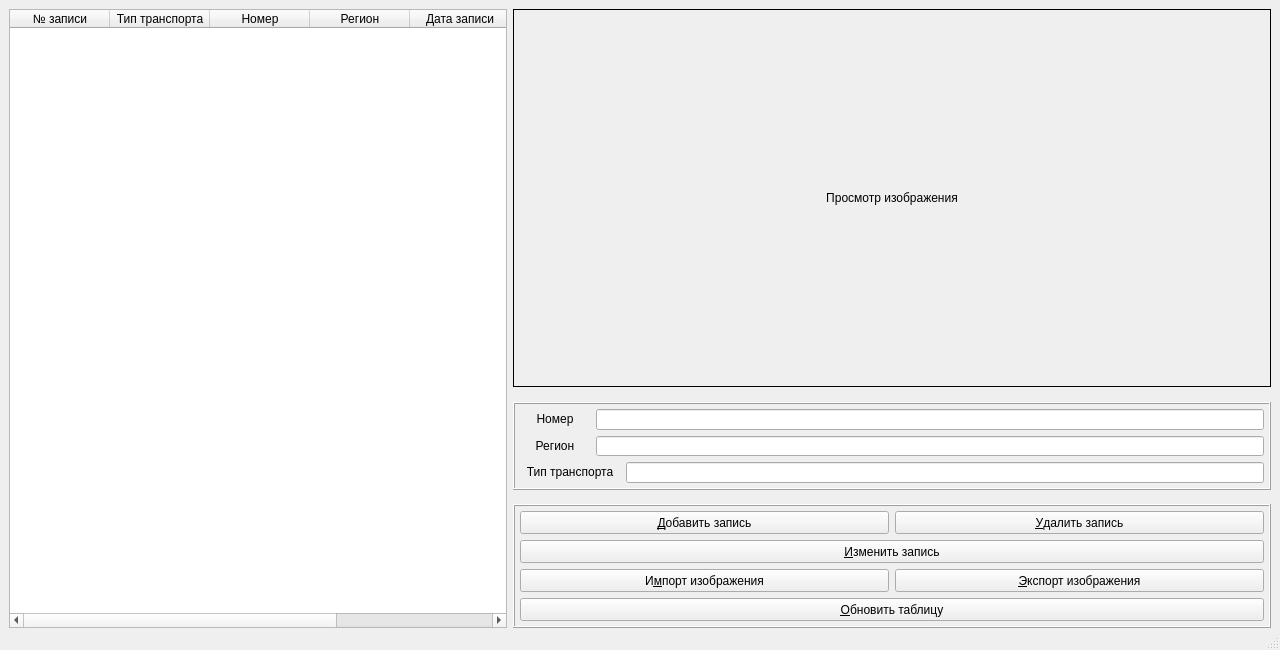
<?xml version="1.0" encoding="UTF-8"?>
<ui version="4.0">
 <class>MainWindow</class>
 <widget class="QMainWindow" name="MainWindow">
  <property name="geometry">
   <rect>
    <x>0</x>
    <y>0</y>
    <width>1280</width>
    <height>650</height>
   </rect>
  </property>
  <property name="windowTitle">
   <string>MainWindow</string>
  </property>
  <property name="layoutDirection">
   <enum>Qt::LeftToRight</enum>
  </property>
  <property name="styleSheet">
   <string notr="true"/>
  </property>
  <widget class="QWidget" name="centralwidget">
   <property name="styleSheet">
    <string notr="true"/>
   </property>
   <layout class="QGridLayout" name="gridLayout_6">
    <property name="bottomMargin">
     <number>0</number>
    </property>
    <item row="0" column="0" rowspan="2" colspan="2">
     <layout class="QHBoxLayout" name="horizontalLayout_4">
      <item>
       <widget class="QTableWidget" name="tableWidget">
        <property name="enabled">
         <bool>true</bool>
        </property>
        <property name="minimumSize">
         <size>
          <width>498</width>
          <height>439</height>
         </size>
        </property>
        <property name="maximumSize">
         <size>
          <width>498</width>
          <height>16777215</height>
         </size>
        </property>
        <property name="layoutDirection">
         <enum>Qt::LeftToRight</enum>
        </property>
        <property name="frameShape">
         <enum>QFrame::StyledPanel</enum>
        </property>
        <property name="frameShadow">
         <enum>QFrame::Sunken</enum>
        </property>
        <property name="sizeAdjustPolicy">
         <enum>QAbstractScrollArea::AdjustIgnored</enum>
        </property>
        <property name="autoScroll">
         <bool>false</bool>
        </property>
        <property name="editTriggers">
         <set>QAbstractItemView::AnyKeyPressed|QAbstractItemView::EditKeyPressed</set>
        </property>
        <property name="selectionMode">
         <enum>QAbstractItemView::SingleSelection</enum>
        </property>
        <property name="selectionBehavior">
         <enum>QAbstractItemView::SelectRows</enum>
        </property>
        <column>
         <property name="text">
          <string>№ записи</string>
         </property>
        </column>
        <column>
         <property name="text">
          <string>Тип транспорта</string>
         </property>
        </column>
        <column>
         <property name="text">
          <string>Номер</string>
         </property>
        </column>
        <column>
         <property name="text">
          <string>Регион</string>
         </property>
        </column>
        <column>
         <property name="text">
          <string>Дата записи</string>
         </property>
        </column>
        <column>
         <property name="text">
          <string>Размер вложения</string>
         </property>
        </column>
       </widget>
      </item>
      <item>
       <layout class="QVBoxLayout" name="verticalLayout_4">
        <property name="spacing">
         <number>0</number>
        </property>
        <property name="sizeConstraint">
         <enum>QLayout::SetNoConstraint</enum>
        </property>
        <item>
         <widget class="QLabel" name="label_media">
          <property name="minimumSize">
           <size>
            <width>426</width>
            <height>230</height>
           </size>
          </property>
          <property name="frameShape">
           <enum>QFrame::Panel</enum>
          </property>
          <property name="text">
           <string>Просмотр изображения</string>
          </property>
          <property name="alignment">
           <set>Qt::AlignCenter</set>
          </property>
         </widget>
        </item>
        <item>
         <widget class="QFrame" name="frame_4">
          <property name="minimumSize">
           <size>
            <width>426</width>
            <height>241</height>
           </size>
          </property>
          <property name="maximumSize">
           <size>
            <width>16777215</width>
            <height>241</height>
           </size>
          </property>
          <property name="frameShape">
           <enum>QFrame::NoFrame</enum>
          </property>
          <property name="frameShadow">
           <enum>QFrame::Raised</enum>
          </property>
          <layout class="QGridLayout" name="gridLayout_5">
           <property name="leftMargin">
            <number>0</number>
           </property>
           <property name="topMargin">
            <number>8</number>
           </property>
           <property name="rightMargin">
            <number>0</number>
           </property>
           <property name="bottomMargin">
            <number>0</number>
           </property>
           <item row="0" column="0" alignment="Qt::AlignVCenter">
            <widget class="QFrame" name="frame_3">
             <property name="minimumSize">
              <size>
               <width>426</width>
               <height>0</height>
              </size>
             </property>
             <property name="maximumSize">
              <size>
               <width>16777215</width>
               <height>88</height>
              </size>
             </property>
             <property name="frameShape">
              <enum>QFrame::Box</enum>
             </property>
             <property name="frameShadow">
              <enum>QFrame::Raised</enum>
             </property>
             <layout class="QGridLayout" name="gridLayout_4">
              <property name="leftMargin">
               <number>5</number>
              </property>
              <property name="topMargin">
               <number>5</number>
              </property>
              <property name="rightMargin">
               <number>5</number>
              </property>
              <property name="bottomMargin">
               <number>5</number>
              </property>
              <item row="0" column="0">
               <layout class="QGridLayout" name="gridLayout_2">
                <item row="0" column="0">
                 <widget class="QLabel" name="label">
                  <property name="minimumSize">
                   <size>
                    <width>70</width>
                    <height>20</height>
                   </size>
                  </property>
                  <property name="text">
                   <string>&lt;html&gt;&lt;head/&gt;&lt;body&gt;&lt;p align=&quot;center&quot;&gt;Номер&lt;/p&gt;&lt;/body&gt;&lt;/html&gt;</string>
                  </property>
                 </widget>
                </item>
                <item row="0" column="1" colspan="2">
                 <widget class="QLineEdit" name="lineEdit_symbols_plate">
                  <property name="minimumSize">
                   <size>
                    <width>334</width>
                    <height>20</height>
                   </size>
                  </property>
                  <property name="maxLength">
                   <number>256</number>
                  </property>
                 </widget>
                </item>
                <item row="1" column="0">
                 <widget class="QLabel" name="label_2">
                  <property name="minimumSize">
                   <size>
                    <width>70</width>
                    <height>20</height>
                   </size>
                  </property>
                  <property name="text">
                   <string>&lt;html&gt;&lt;head/&gt;&lt;body&gt;&lt;p align=&quot;center&quot;&gt;Регион&lt;/p&gt;&lt;/body&gt;&lt;/html&gt;</string>
                  </property>
                 </widget>
                </item>
                <item row="1" column="1" colspan="2">
                 <widget class="QLineEdit" name="lineEdit_region">
                  <property name="minimumSize">
                   <size>
                    <width>334</width>
                    <height>20</height>
                   </size>
                  </property>
                  <property name="maxLength">
                   <number>256</number>
                  </property>
                 </widget>
                </item>
                <item row="2" column="0" colspan="2">
                 <widget class="QLabel" name="label_4">
                  <property name="minimumSize">
                   <size>
                    <width>100</width>
                    <height>20</height>
                   </size>
                  </property>
                  <property name="text">
                   <string>&lt;html&gt;&lt;head/&gt;&lt;body&gt;&lt;p align=&quot;center&quot;&gt;Тип транспорта&lt;/p&gt;&lt;/body&gt;&lt;/html&gt;</string>
                  </property>
                 </widget>
                </item>
                <item row="2" column="2">
                 <widget class="QLineEdit" name="lineEdit_type">
                  <property name="minimumSize">
                   <size>
                    <width>304</width>
                    <height>20</height>
                   </size>
                  </property>
                  <property name="maxLength">
                   <number>256</number>
                  </property>
                 </widget>
                </item>
               </layout>
              </item>
             </layout>
            </widget>
           </item>
           <item row="1" column="0" alignment="Qt::AlignBottom">
            <widget class="QFrame" name="frame_2">
             <property name="minimumSize">
              <size>
               <width>426</width>
               <height>0</height>
              </size>
             </property>
             <property name="maximumSize">
              <size>
               <width>16777215</width>
               <height>130</height>
              </size>
             </property>
             <property name="frameShape">
              <enum>QFrame::Box</enum>
             </property>
             <property name="frameShadow">
              <enum>QFrame::Raised</enum>
             </property>
             <layout class="QGridLayout" name="gridLayout_3">
              <property name="leftMargin">
               <number>5</number>
              </property>
              <property name="topMargin">
               <number>5</number>
              </property>
              <property name="rightMargin">
               <number>5</number>
              </property>
              <property name="bottomMargin">
               <number>5</number>
              </property>
              <item row="0" column="0">
               <layout class="QVBoxLayout" name="verticalLayout_2">
                <item>
                 <layout class="QHBoxLayout" name="horizontalLayout">
                  <item>
                   <widget class="QPushButton" name="pushButton">
                    <property name="minimumSize">
                     <size>
                      <width>201</width>
                      <height>23</height>
                     </size>
                    </property>
                    <property name="text">
                     <string>&amp;Добавить запись</string>
                    </property>
                   </widget>
                  </item>
                  <item>
                   <widget class="QPushButton" name="pushButton_del">
                    <property name="minimumSize">
                     <size>
                      <width>201</width>
                      <height>23</height>
                     </size>
                    </property>
                    <property name="text">
                     <string>&amp;Удалить запись</string>
                    </property>
                   </widget>
                  </item>
                 </layout>
                </item>
                <item>
                 <widget class="QPushButton" name="pushButton_update">
                  <property name="minimumSize">
                   <size>
                    <width>410</width>
                    <height>23</height>
                   </size>
                  </property>
                  <property name="text">
                   <string>&amp;Изменить запись</string>
                  </property>
                 </widget>
                </item>
                <item>
                 <layout class="QHBoxLayout" name="horizontalLayout_5">
                  <item>
                   <widget class="QPushButton" name="pushButton_import">
                    <property name="minimumSize">
                     <size>
                      <width>201</width>
                      <height>23</height>
                     </size>
                    </property>
                    <property name="text">
                     <string>И&amp;мпорт изображения</string>
                    </property>
                   </widget>
                  </item>
                  <item>
                   <widget class="QPushButton" name="pushButton_export">
                    <property name="minimumSize">
                     <size>
                      <width>201</width>
                      <height>23</height>
                     </size>
                    </property>
                    <property name="text">
                     <string>&amp;Экспорт изображения</string>
                    </property>
                   </widget>
                  </item>
                 </layout>
                </item>
                <item>
                 <widget class="QPushButton" name="pushButton_reload">
                  <property name="minimumSize">
                   <size>
                    <width>410</width>
                    <height>23</height>
                   </size>
                  </property>
                  <property name="text">
                   <string>&amp;Обновить таблицу</string>
                  </property>
                 </widget>
                </item>
               </layout>
              </item>
             </layout>
            </widget>
           </item>
          </layout>
         </widget>
        </item>
       </layout>
      </item>
     </layout>
    </item>
   </layout>
  </widget>
  <widget class="QStatusBar" name="statusbar"/>
 </widget>
 <resources/>
 <connections/>
</ui>
